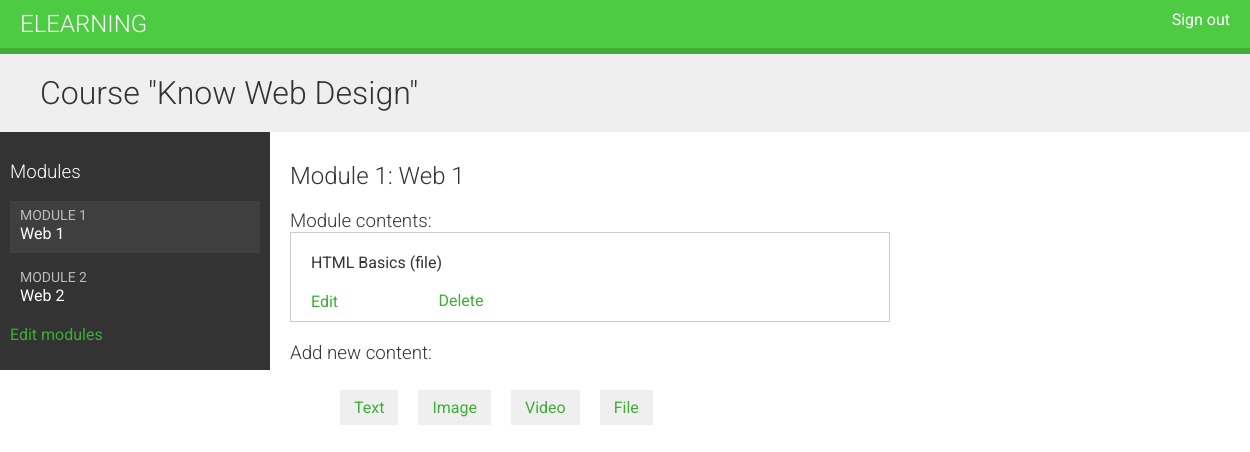
The page /course/module/9/ (signed in) on the database its author committed.
### courses/models.py (models this page shows, shortened)
class Course(models.Model):
    instructor = models.ForeignKey(User, related_name='courses_created', on_delete=models.CASCADE)
    subject = models.ForeignKey(Subject, related_name='courses', on_delete=models.CASCADE)
    title = models.CharField(max_length=150)
    slug = models.SlugField(max_length=200, unique=True)
    overview = models.TextField()
    created = models.DateTimeField(auto_now_add=True)
    students = models.ManyToManyField(User, related_name='courses_enrolled', blank=True)
    class Meta:
        ordering = ['-created']

class Module(models.Model):
    course = models.ForeignKey(Course, related_name='modules', on_delete=models.CASCADE)
    title = models.CharField(max_length=150)
    description = models.TextField(blank=True)
    order = OrderField(blank=True, for_fields=['course'])
    class Meta:
        ordering = ['order']

class Content(models.Model):
    module = models.ForeignKey(Module, related_name='contents', on_delete=models.CASCADE)
    content_type = models.ForeignKey(ContentType, on_delete=models.CASCADE,
                                     limit_choices_to={'model__in':('text','video',
                                                                    'file', 'image')})
    object_id = models.PositiveIntegerField()
    content = GenericForeignKey('content_type', 'object_id')
    order = OrderField(blank=True, for_fields=['module'])
    class Meta:
        ordering = ['order']

class ContentBase(models.Model):
    instructor = models.ForeignKey(User, related_name='%(class)s_related', on_delete=models.CASCADE)
    title = models.CharField(max_length=150)
    created = models.DateTimeField(auto_now_add=True)
    updated = models.DateTimeField(auto_now=True)
    class Meta:
        abstract = True
    def __str__(self):
        return self.title

class File(ContentBase):
    file = models.FileField(upload_to='files')

### courses/views.py (the view)
# urls.py: path('module/<int:module_id>/', ModuleContentListView.as_view(), name='module_content_list'),
class ModuleContentListView(TemplateResponseMixin, View):
    template_name = 'courses/module_content_list.html'
    def get(self, request, module_id):
        module = get_object_or_404 (Module, id=module_id,
                                    course__instructor=request.user)
        return self.render_to_response({'module': module})

### courses/templatetags/course.py (called while the page is built)
@register.filter
def model_name(obj):
    try:
        return obj._meta.model_name
    except AttributeError:
        return None

### templates/courses/module_content_list.html (shortened to what this page needs)
{% extends "_base.html" %}
{% load course %}
{% block content %}
  {% with course=module.course %}
    <h1>Course "{{ course.title }}"</h1>
    <div class="contents">
      <h3>Modules</h3>
      <ul id="modules">
        {% for mod in course.modules.all %}
          <li data-id="{{ mod.id }}" {% if mod == module %}
           class="selected"{% endif %}>
            <a href="{% url 'module_content_list' mod.id %}">
              <span>
                Module <span class="order">{{ mod.order|add:1}}</span>
              </span>
              <br>
              {{ mod.title }}
            </a>
          </li>
        {% empty %}
          <li>No modules yet.</li>
        {% endfor %}
      </ul>
      <p><a href="{% url 'course_module_update' course.id %}">
      Edit modules</a></p>
    </div>
    <div class="module">
      <h2>Module {{ module.order|add:1 }}: {{ module.title }}</h2>
      <h3>Module contents:</h3>
      <div id="module-contents">
        {% for item in module.contents.all %}
          <div data-id="{{ item.id }}">
            {% with content=item.content %}
              <p>{{ content }} ({{ content|model_name }})</p>
              <a href="{% url 'module_content_update' module.id content|model_name content.id %}">Edit</a>
              <form action="{% url 'module_content_delete' item.id %}" method="post">
                <input type="submit" value="Delete">
              </form>
            {% endwith %}
          </div>
        {% empty %}
          <p>This module has no contents yet.</p>
        {% endfor %}
      </div>
      <h3>Add new content:</h3>
      <ul class="content-types">
        <li><a href="{% url 'module_content_create' module.id 'text' %}">Text</a></li>
        <li><a href="{% url 'module_content_create' module.id 'image' %}">Image</a></li>
        <li><a href="{% url 'module_content_create' module.id  'video' %}">Video</a></li>
        <li><a href="{% url 'module_content_create' module.id 'file' %}">File</a></li>
      </ul>
    </div>
  {% endwith %}
{% endblock %}

### static/css/base.css (style rules this page uses)
body { margin:0; font-family:'Roboto', sans-serif; font-weight:400; color:#333; }
a { color:#3fad37; text-decoration:none; }
ul { float:left; }
h1, h2, h3, h4, h5, h6 { font-family:'Roboto', sans-serif; font-weight:300; }
h1 { background:#efefef; width:100%; overflow:auto; padding:20px 0 20px 40px; margin:0; }
.module { padding:10px 20px; float:left; width:600px; }
.module h3 { margin:20px 0 0; padding:0; width:100%; }
.module p { margin:10px 0 20px; width:100%; float:left; }
.contents { width:20%; padding:10px; float:left; background:#333; color: #fff; font-family:'Roboto', sans-serif; }
.contents ul { list-style:none; margin:0; padding:0; width:100%; }
.contents ul li { margin:0 0 10px 0; padding:4px 10px 10px; overflow:auto; cursor:move; }
.contents ul li.selected { background:#3f3f3f; }
.contents ul span { text-transform:uppercase; color:#bbb; font-size:14px; }
.contents ul a { display:block; color:#fff; text-decoration:none; }
ul.content-types li { list-style:none; float:left; margin:10px; background:#efefef; padding:8px 14px; }
input, select, textarea { border:1px solid #ccc; border-bottom:3px solid #ccc; padding:8px 12px; font-size:16px; font-family:'Roboto', sans-serif; float:left; clear:both; width:300px; }
input[type=submit], a.button { border-radius:5px; background:#4dcc43; color:#fff; font-size:16px; text-transform:uppercase; border:none; padding:10px 20px; margin:20px 0; }
#module-contents div { padding:10px 20px; border:1px solid #ccc; background:#fff }
#module-contents form { margin:0; padding:0; }
#module-contents input[type=submit] { color:#3fad37; background:none; margin:-20px 0 0; padding:0; float:left; text-transform:none; }

### rows shown on the page
Course: title "Know Web Design"
Module: order|add "1", title "Web 1"
Module: order|add "2", title "Web 2"
Content: content "HTML Basics", content|model_name "file"
